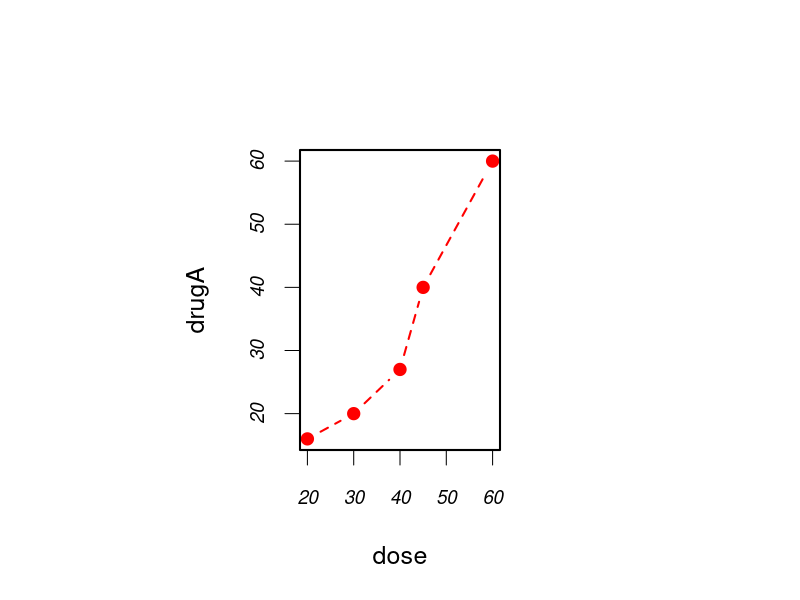
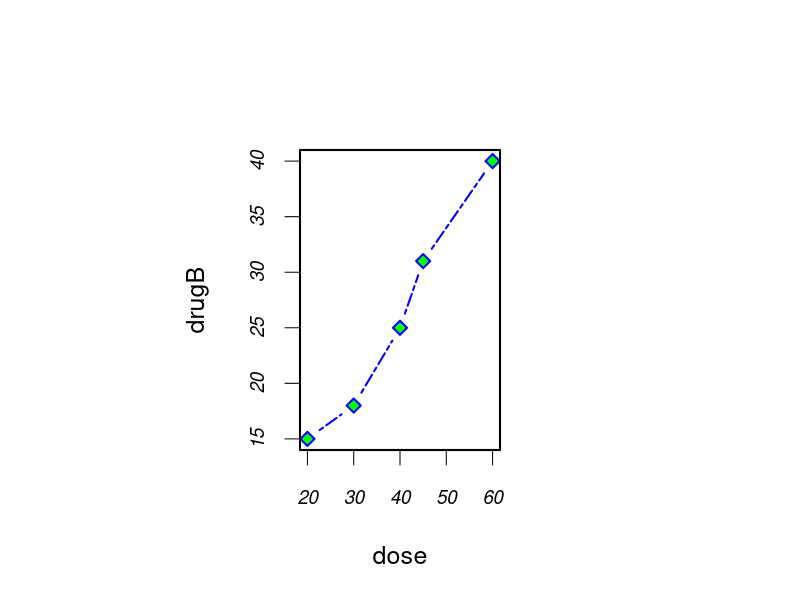
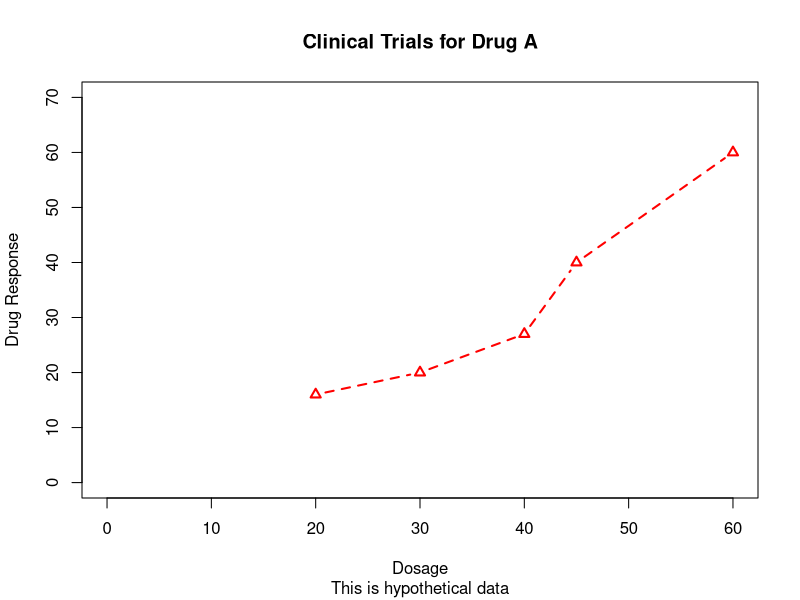
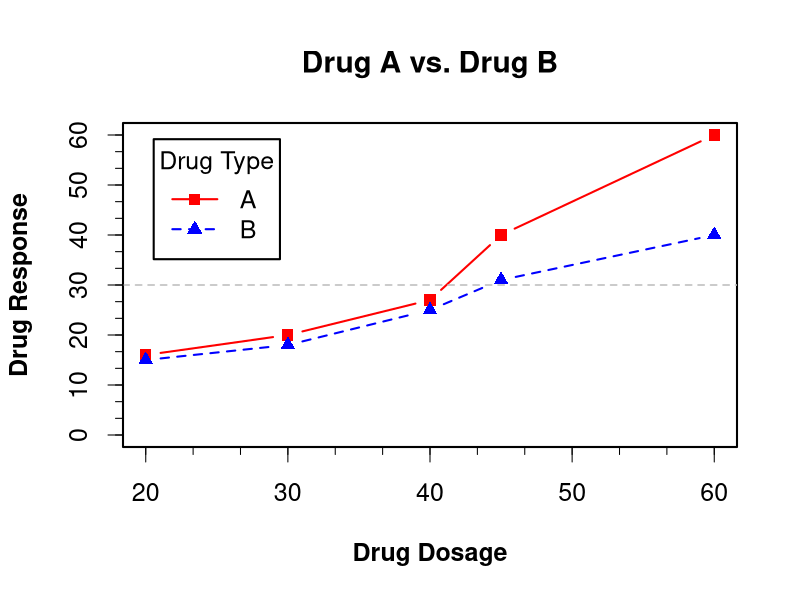

These charts were generated, in order, by the following R code:
dose  <- c(20, 30, 40, 45, 60)
drugA <- c(16, 20, 27, 40, 60)
drugB <- c(15, 18, 25, 31, 40)

# Graphing individual drug responses
opar <- par(no.readonly=TRUE)
par(pin=c(2, 3))
par(lwd=2, cex=1.5)
par(cex.axis=.75, font.axis=3)
plot(dose, drugA, type="b", pch=19, lty=2, col="red")
plot(dose, drugB, type="b", pch=23, lty=6, col="blue", bg="green")
par(opar)

# Labeling
plot(dose, drugA, type="b",
     col="red", lty=2, pch=2, lwd=2,
     main="Clinical Trials for Drug A",
     sub="This is hypothetical data",
     xlab="Dosage", ylab="Drug Response",
     xlim=c(0, 60), ylim=c(0, 70))

# Comparison graph
opar <- par(no.readonly=TRUE)
par(lwd=2, cex=1.5, font.lab=2)

plot(dose, drugA, type="b",
     pch=15, lty=1, col="red", ylim=c(0,60),
     main="Drug A vs. Drug B",
     xlab="Drug Dosage", ylab="Drug Response")

lines(dose, drugB, type="b",
      pch=17, lty=2, col="blue")

abline(h=c(30), lwd=1.5, lty=2, col="gray")

library(Hmisc)
minor.tick(nx=3, ny=3, tick.ratio=0.5)

legend("topleft", inset = .05, title="Drug Type", c("A","B"),
       lty=c(1,2), pch=c(15,17), col=c("Red", "Blue"))

par(opar)
